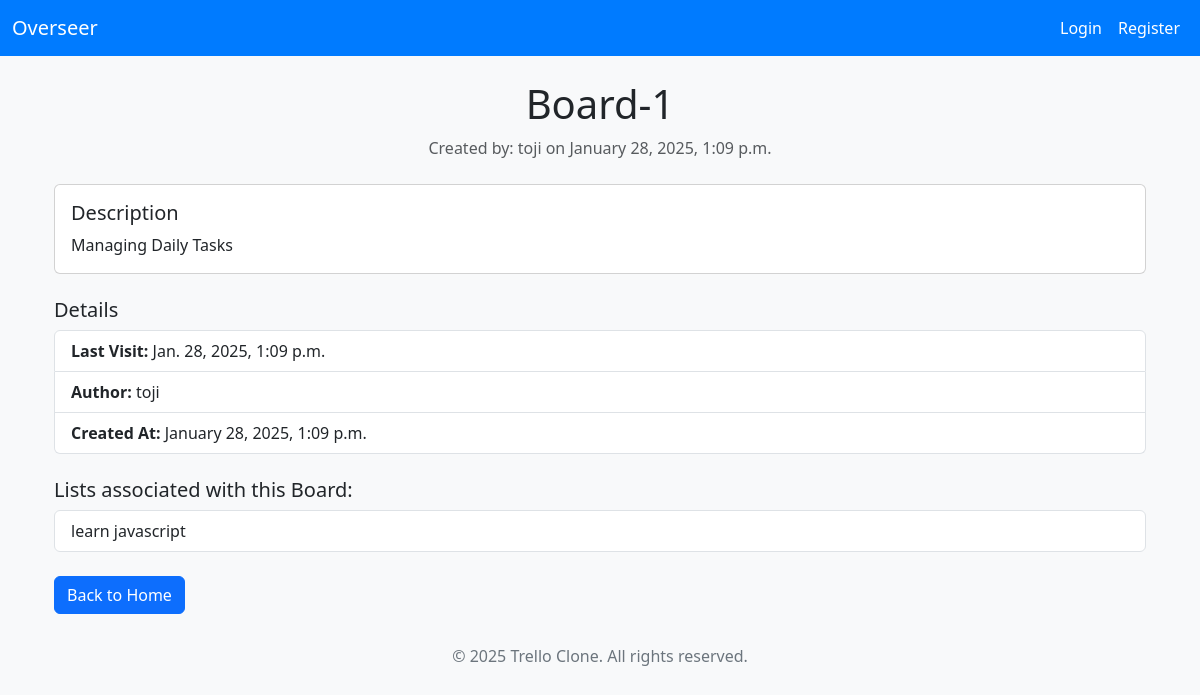
The page /board/1/ on the database its author committed.
### Overseer/models.py (models this page shows, shortened)
class Board(models.Model):
    name = models.CharField(max_length=30)
    description = models.CharField(max_length=100)
    created_at = models.DateTimeField(auto_now_add=True)
    last_vist = models.DateTimeField(auto_now=True)
    author = models.ForeignKey(settings.AUTH_USER_MODEL, on_delete=models.CASCADE )

class Lists(models.Model):
    name = models.CharField(max_length=30)
    description = models.CharField(max_length=100)
    created_at = models.DateTimeField(auto_now_add=True)
    last_vist = models.DateTimeField(auto_now=True)
    board = models.ForeignKey(Board, on_delete=models.CASCADE , related_name='lists')

### users/models.py (models this page shows, shortened)
class User(AbstractUser):
    bio=models.TextField(max_length=500, blank=True)

### Overseer/views.py (the view)
# urls.py: path('board/<int:pk>/' , BoardDetailView.as_view( template_name = 'Overseer/board_detail.html') , name="board_detail"),
class BoardDetailView(DetailView):
    model = Board
    context_object_name = 'board'
    def get_context_data(self, **kwargs):
        context = super().get_context_data(**kwargs)
        context['lists'] = Lists.objects.filter(board=self.object)
        return context

### Overseer/templates/Overseer/board_detail.html
{% extends "Overseer/base.html" %}
{% block content %}
<div class="container my-4">
    <h1 class="text-center">{{ board.name }}</h1>
    <p class="text-muted text-center">Created by: {{ board.author.username }} on {{ board.created_at|date:"F j, Y, g:i a" }}</p>
    <div class="card mt-4">
        <div class="card-body">
            <h5 class="card-title">Description</h5>
            <p class="card-text">{{ board.description }}</p>
        </div>
    </div>
    <div class="mt-4">
        <h5>Details</h5>
        <ul class="list-group">
            <li class="list-group-item"><strong>Last Visit:</strong> {{ board.last_vist|default:"Not visited yet" }}</li>
            <li class="list-group-item"><strong>Author:</strong> {{ board.author.username }}</li>
            <li class="list-group-item"><strong>Created At:</strong> {{ board.created_at|date:"F j, Y, g:i a" }}</li>
        </ul>
    </div>
    <div class="mt-4">
        <h5>Lists associated with this Board:</h5>
        {% if lists %}
        <ul class="list-group">
            {% for list_item in lists %}
            <li class="list-group-item">{{ list_item.name }}</li>
            {% endfor %}
        </ul>
        {% else %}
        <p>No lists associated with this board.</p>
        {% endif %}
    </div>
    <div class="mt-4">
        <a href="{% url 'home' %}" class="btn btn-primary">Back to Home</a>
    </div>
</div>
{% endblock %}

### Overseer/templates/Overseer/base.html (style rules this page uses)
body { background-color: #f8f9fa; }
.container { margin-top: 20px; }

### rows shown on the page
Board: name "Board-1", author.username "toji", created_at "January 28, 2025, 1:09 p.m.", description "Managing Daily Tasks", last_vist "Jan. 28, 2025, 1:09 p.m."
Lists: name "learn javascript"
